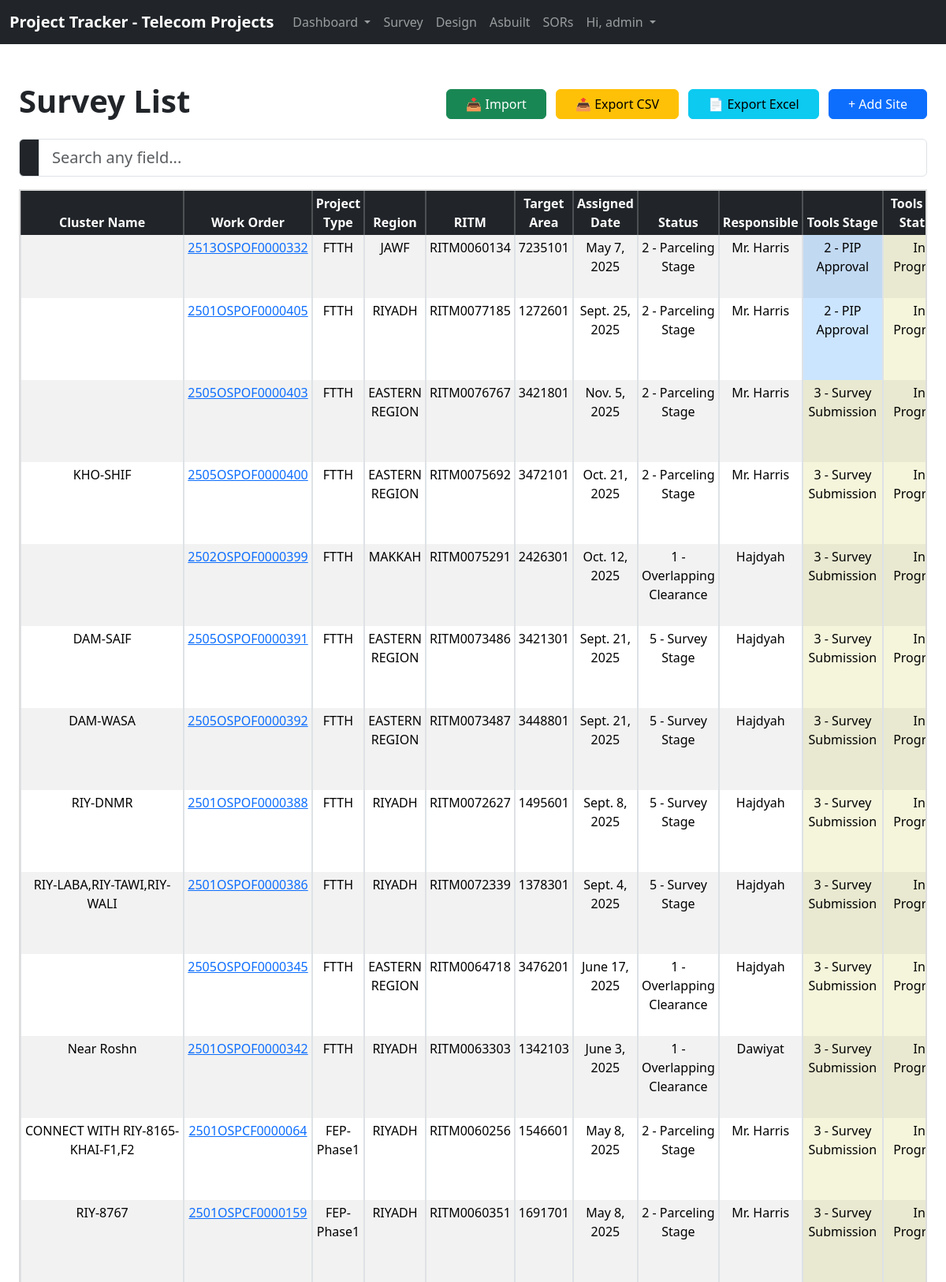
Page /survey/ (signed in, upper part) on the committed database.
### website/models.py (models this page shows, shortened)
class survey(models.Model):
    cluster_name = models.CharField(max_length=200, blank=True)
    work_order = models.CharField(max_length=16)
    region = models.CharField(max_length=20, blank=True)
    project_type = models.CharField(max_length=20, blank=True)
    RITM = models.CharField(max_length=11)
    target_area = models.IntegerField(blank=True, null=True)
    date_assigned = models.DateField()
    status = models.CharField(max_length=50)
    responsible = models.CharField(max_length=100)
    tools = models.CharField(max_length=50)
    wo_status = models.CharField(max_length=50)
    priority = models.CharField(max_length=20)
    remarks = models.TextField(blank=True)
    updated_at = models.DateTimeField(auto_now=True)
    updated_by = models.ForeignKey(
        User, on_delete=models.SET_NULL, null=True, blank=True
    )

### website/views.py (the view)
# urls.py: path('survey/', views.survey_list, name='survey'),
def survey_list(request):
    surveys = survey.objects.all().order_by('tools')
    if request.method == 'POST':
        username = request.POST['username']
        password = request.POST['password']
        user = authenticate(request, username=username, password=password)
        if user is not None:
            login(request, user)
            messages.success(request, "You have logged in!")
            return redirect('survey')
        else:
            messages.success(
                request, "Username does not Exist, Please register for an account.")
            return redirect('home')
    else:
        return render(request, 'survey.html', {'surveys': surveys})

### website/templates/survey.html (shortened to what this page needs)
{% extends 'base.html' %}
{% load tz %}
{% block content %}
{% if user.is_authenticated %}
{% load static %}
<div class="container-fluid px-4">
    <div class="d-flex justify-content-between align-items-center mt-4">
        <h1 class="fw-bold">Survey List</h1>
        <div>
            {% if user.is_superuser %}
            <button class="btn btn-success px-4 me-2" data-bs-toggle="modal" data-bs-target="#importModal">
                📥 Import
            </button>
            {% endif %}
            <a class="btn btn-warning px-4 me-2" href="{% url 'export_survey_csv' %}">
                📤 Export CSV
            </a>
            <a class="btn btn-info px-4 me-2" href="{% url 'export_survey_excel' %}">
                📄 Export Excel
            </a>
            <a class="btn btn-primary px-4" href="{% url 'add_survey_record' %}">
                + Add Site
            </a>
        </div>
    </div>
    <div class="input-group my-3">
        <span class="input-group-text bg-dark text-white"></span>
        <input id="searchInput" type="search" class="form-control form-control-lg rounded-end"
            placeholder="Search any field... ">
    </div>
    <div class="table-container">
        <table class="table text-center table-striped table-hover table-bordered table-sm">
            <thead class="table-dark sticky-header">
                <tr>
                    <th>Cluster Name</th>
                    <th>Work Order</th>
                    <th>Project Type</th>
                    <th>Region</th>
                    <th>RITM</th>
                    <th>Target Area</th>
                    <th>Assigned Date</th>
                    <th>Status</th>
                    <th>Responsible</th>
                    <th>Tools Stage</th>
                    <th>Tools WO Status</th>
                </tr>
            </thead>
            <tbody id="surveyTable">
                {% if surveys %}
                {% for survey in surveys %}
                <tr>
                    <td>{{ survey.cluster_name }}</td>
                    <td><a href="{% url 'survey_detail' survey.id %}">{{ survey.work_order }}</a></td>
                    <td>{{ survey.project_type }}</td>
                    <td>{{ survey.region }}</td>
                    <td>{{ survey.RITM }}</td>
                    <td>{{ survey.target_area }}</td>
                    <td>{{ survey.date_assigned }}</td>
                    <td class="
                ">{{ survey.status }}</td>
                    <td>{{ survey.responsible }}</td>
                    <td class="
                    {% if 'pip submission' in survey.tools|lower %}tools-pip-submission
                    {% elif 'pip approval' in survey.tools|lower %}tools-pip-approval
                    {% elif 'survey submission' in survey.tools|lower %}tools-survey-submission
                    {% elif 'survey approval' in survey.tools|lower %}tools-survey-approval
                    {% elif 'completed' in survey.tools|lower %}tools-completed
                    {% elif 'for cancellation' in survey.tools|lower %}tools-for-cancellation
                    {% elif 'cancelled' in survey.tools|lower %}tools-cancelled
                    {% endif %}
                    ">
                        {{ survey.tools }}
                    </td>
                    <td class="
                    {% if survey.wo_status == 'In Progress' %}wo-in-progress
                    {% elif survey.wo_status == 'Completed' %}wo-completed
                    {% elif survey.wo_status == 'Cancelled' %}wo-cancelled
                    {% endif %}
                ">{{ survey.wo_status }}</td>
                </tr>
                {% endfor %}
                {% endif %}
            </tbody>
        </table>
    </div>
</div>
{% endif %}
{% endblock %}

### website/templates/navbar.html (shortened to what this page needs)
<nav class="navbar navbar-expand-lg navbar-dark bg-dark">
    <div class="container-fluid">
        <a class="navbar-brand" href="{% url 'home' %}"><strong>Project Tracker - Telecom Projects</strong></a>
        {% if user.is_authenticated %}
        <div class="collapse navbar-collapse" id="navbarSupportedContent">
            <ul class="navbar-nav me-auto mb-4 mb-lg-0">
                <li class="nav-item dropdown">
                    <a class="nav-link dropdown-toggle" href="#" role="button" data-bs-toggle="dropdown"
                        aria-expanded="false">
                        Dashboard
                    </a>
                </li>
                <li class="nav-item">
                    <a class="nav-link" href="{% url 'survey' %}">Survey</a>
                </li>
                <li class="nav-item">
                    <a class="nav-link" href="#">Design</a>
                </li>
                <li class="nav-item">
                    <a class="nav-link" href="#">Asbuilt</a>
                </li>
                <li class="nav-item">
                    <a class="nav-link" href="#">SORs</a>
                </li>
                <li class="nav-item dropdown">
                    <a class="nav-link dropdown-toggle" href="#" role="button" data-bs-toggle="dropdown"
                        aria-expanded="false">
                        Hi, {{ user.username }}
                    </a>
                </li>
            </ul>
        </div>
        {% endif %}
    </div>
</nav>

### static/css/styles.css (style rules this page uses)
.wo-in-progress { background-color: beige !important; }
.tools-pip-approval { background-color: #cce5ff !important; }
.tools-survey-submission { background-color: beige !important; }

### website/templates/base.html (style rules this page uses)
thead th { position: sticky; top: 140px; z-index: 998; background: #212529 !important; color: white !important; }
.table-container { max-height: 70vh; overflow-y: auto; }

### website/templates/survey.html (style rules this page uses)
.table-container { max-height: 70vh; overflow-y: auto; border: 2px solid #ddd; }
.table-container table { border-collapse: separate; border-spacing: 0; }
.sticky-header th { position: sticky; top: 0; z-index: 20; background: #212529 !important; color: white !important; }

### rows in the picture
survey: work_order "2513OSPOF0000332", project_type "FTTH", region "JAWF", RITM "RITM0060134", target_area "7235101", date_assigned "May 7, 2025", status "2 - Parceling Stage", responsible "Mr. Harris", tools "2 - PIP Approval", wo_status "In…"
survey: work_order "2501OSPOF0000405", project_type "FTTH", region "RIYADH", RITM "RITM0077185", target_area "1272601", date_assigned "Sept. 25, 2025", status "2 - Parceling Stage", responsible "Mr. Harris", tools "2 - PIP Approval", wo_status "In…"
survey: work_order "2505OSPOF0000403", project_type "FTTH", region "EASTERN REGION", RITM "RITM0076767", target_area "3421801", date_assigned "Nov. 5, 2025", status "2 - Parceling Stage", responsible "Mr. Harris", tools "3 - Survey Submission", wo_status "In…"
survey: cluster_name "KHO-SHIF", work_order "2505OSPOF0000400", project_type "FTTH", region "EASTERN REGION", RITM "RITM0075692", target_area "3472101", date_assigned "Oct. 21, 2025", status "2 - Parceling Stage", responsible "Mr. Harris", tools "3 - Survey Submission", wo_status "In…"
survey: work_order "2502OSPOF0000399", project_type "FTTH", region "MAKKAH", RITM "RITM0075291", target_area "2426301", date_assigned "Oct. 12, 2025", status "1 - Overlapping Clearance", responsible "Hajdyah", tools "3 - Survey Submission", wo_status "In…"
survey: cluster_name "DAM-SAIF", work_order "2505OSPOF0000391", project_type "FTTH", region "EASTERN REGION", RITM "RITM0073486", target_area "3421301", date_assigned "Sept. 21, 2025", status "5 - Survey Stage", responsible "Hajdyah", tools "3 - Survey Submission", wo_status "In…"
survey: cluster_name "DAM-WASA", work_order "2505OSPOF0000392", project_type "FTTH", region "EASTERN REGION", RITM "RITM0073487", target_area "3448801", date_assigned "Sept. 21, 2025", status "5 - Survey Stage", responsible "Hajdyah", tools "3 - Survey Submission", wo_status "In…"
survey: cluster_name "RIY-DNMR", work_order "2501OSPOF0000388", project_type "FTTH", region "RIYADH", RITM "RITM0072627", target_area "1495601", date_assigned "Sept. 8, 2025", status "5 - Survey Stage", responsible "Hajdyah", tools "3 - Survey Submission", wo_status "In…"
survey: cluster_name "RIY-LABA,RIY-TAWI,RIY-WALI", work_order "2501OSPOF0000386", project_type "FTTH", region "RIYADH", RITM "RITM0072339", target_area "1378301", date_assigned "Sept. 4, 2025", status "5 - Survey Stage", responsible "Hajdyah", tools "3 - Survey Submission", wo_status "In…"
survey: work_order "2505OSPOF0000345", project_type "FTTH", region "EASTERN REGION", RITM "RITM0064718", target_area "3476201", date_assigned "June 17, 2025", status "1 - Overlapping Clearance", responsible "Hajdyah", tools "3 - Survey Submission", wo_status "In…"
survey: cluster_name "Near Roshn", work_order "2501OSPOF0000342", project_type "FTTH", region "RIYADH", RITM "RITM0063303", target_area "1342103", date_assigned "June 3, 2025", status "1 - Overlapping Clearance", responsible "Dawiyat", tools "3 - Survey Submission", wo_status "In…"
survey: cluster_name "CONNECT WITH RIY-8165-KHAI-F1,F2", work_order "2501OSPCF0000064", project_type "FEP-Phase1", region "RIYADH", RITM "RITM0060256", target_area "1546601", date_assigned "May 8, 2025", status "2 - Parceling Stage", responsible "Mr. Harris", tools "3 - Survey Submission", wo_status "In…"
survey: cluster_name "RIY-8767", work_order "2501OSPCF0000159", project_type "FEP-Phase1", region "RIYADH", RITM "RITM0060351", target_area "1691701", date_assigned "May 8, 2025", status "2 - Parceling Stage", responsible "Mr. Harris", tools "3 - Survey Submission", wo_status "In…"

### other values in the picture
{{ user.username }} "admin"
